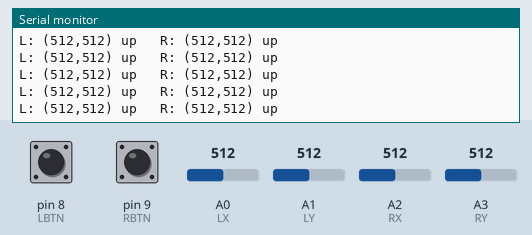
A sketch run on a simulated Arduino Uno, built with avr-gcc and run on an emulated ATmega328P. On the bench: the last lines printed to the serial monitor. Inputs (shaded band) come from the test bench; at power-on: A0 (LX) = 512, pin 8 (LBTN) HIGH, pin 9 (RBTN) HIGH, A1 (LY) = 512, A2 (RX) = 512, A3 (RY) = 512.

Above: at 1.2 s.
1.3 s: A0 (LX) set to 30
At 1.32 s:
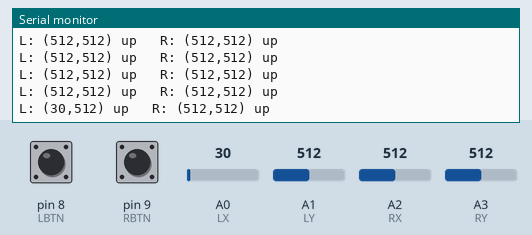
4.3 s: pin 8 (LBTN) pulled LOW for 0.15 s
At 4.36 s:
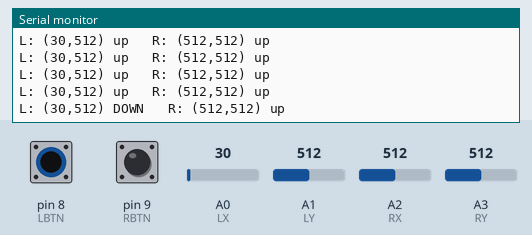
5.9 s: pin 9 (RBTN) pulled LOW for 0.15 s
At 5.98 s:
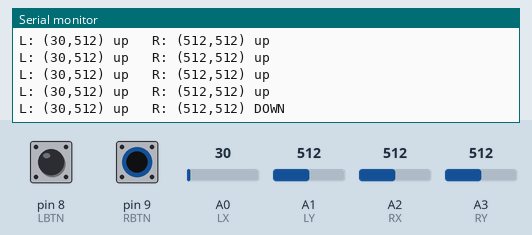
7.5 s: A0 (LX) set to 306
At 7.5 s:
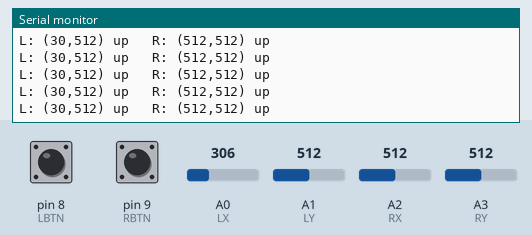
10.5 s: A1 (LY) set to 716
At 10.53 s:
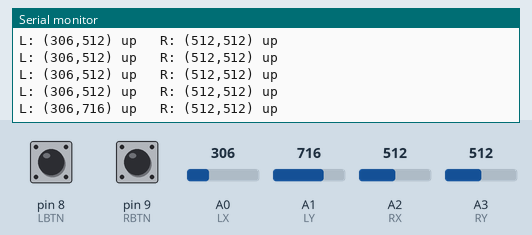
12.0 s: A2 (RX) set to 716
At 12.05 s:
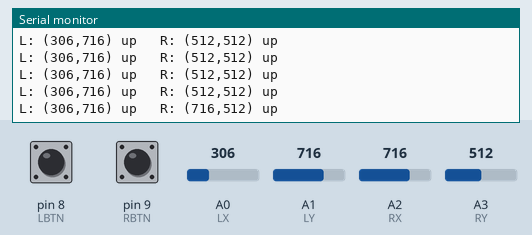
Timing chart, 0 to 14.5 s (numbered marks = the images above; inputs shaded):
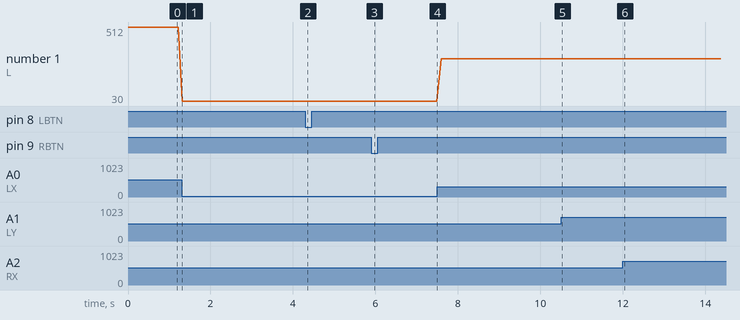

The sketch:

example_1.ino
```cpp
// Reads both left and right joystick X/Y axes plus their push buttons and prints the raw values and button states to the serial monitor.
//
// Buy this module: https://shillehtek.com/products/joystick-shield-v1-a-gamepad-controller-module-for-arduino-r3
// Full manual: https://shillehtek.com/blogs/shillehtek-product-manuals/joystick-shield-v1-a-gamepad-controller-module-for-arduino-r3-manual
// More examples: https://github.com/shillehbean/shillehtek-examples
//

// Joystick Shield V1.A - Read both joysticks
// Print X, Y, and button state for left and right sticks

const int LX = A0, LY = A1, LBTN = 8;
const int RX = A2, RY = A3, RBTN = 9;

void setup() {
  Serial.begin(9600);
  pinMode(LBTN, INPUT_PULLUP);
  pinMode(RBTN, INPUT_PULLUP);
}

void loop() {
  int lx = analogRead(LX), ly = analogRead(LY);
  int rx = analogRead(RX), ry = analogRead(RY);
  bool lpress = digitalRead(LBTN) == LOW;
  bool rpress = digitalRead(RBTN) == LOW;

  Serial.print("L: ("); Serial.print(lx); Serial.print(",");
  Serial.print(ly); Serial.print(") "); Serial.print(lpress ? "DOWN" : "up");
  Serial.print("   R: ("); Serial.print(rx); Serial.print(",");
  Serial.print(ry); Serial.print(") "); Serial.println(rpress ? "DOWN" : "up");

  delay(100);
}
```

Measured:
- after the input at 1.3 s, the serial monitor: prints a new line at once (image 1)
- after the input at 4.3 s, the serial monitor: prints a new line after 0.05 s (image 2)
- after the input at 5.9 s, the serial monitor: prints a new line after 0.07 s (image 3)
- after the input at 10.5 s, the serial monitor: prints a new line at once (image 5)
- after the input at 12.0 s, the serial monitor: prints a new line after 0.05 s (image 6)
- plotted number 1: 512 → 30 after the input at 1.3 s, 30 → 306 after the input at 7.5 s
